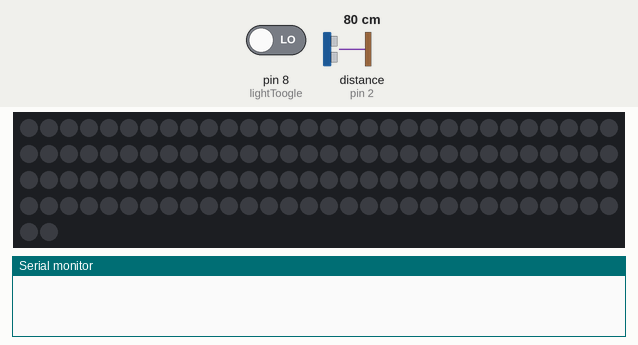
Recording of a sketch running on a simulated Arduino Uno, built with avr-gcc and run on an emulated ATmega328P. Shown: 122 RGB LEDs in strip order, left to right, continuing on the next row, the last lines printed to the serial monitor. Wiring (inferred from the names in the program): ultrasonic range finder: trigger pin 3; echo pin 2. The inputs (shaded band) are chosen by the test bench; at power-on: distance to the obstacle (sensor on pin 2) 80 cm, pin 8 (lightToogle) LOW. The echo pulse lasts 58.3 µs per cm.

Above: at 1.2 s.
1.3 s: distance to the obstacle (sensor on pin 2) set to 2 cm
At 1.83 s:
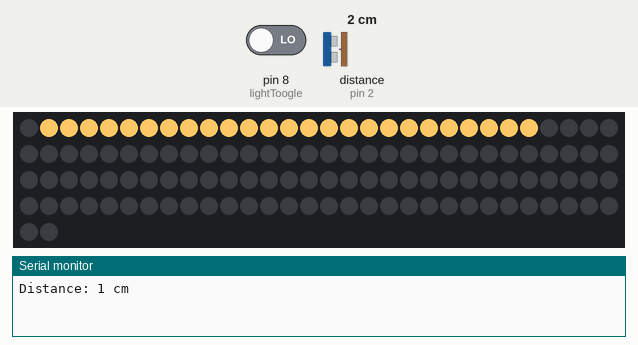
At 3.8 s:
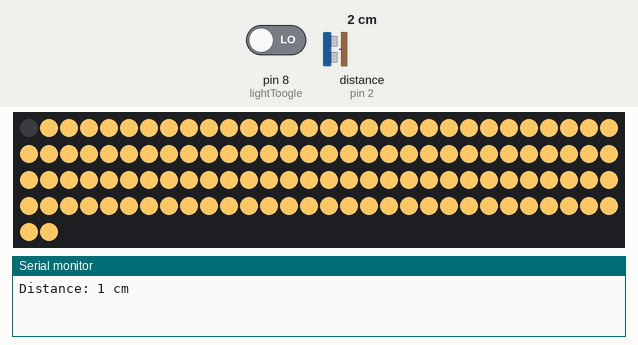
8.8 s: pin 8 (lightToogle) driven LOW
Timing chart, 0 to 11.8 s (numbered marks = the images above; inputs shaded):
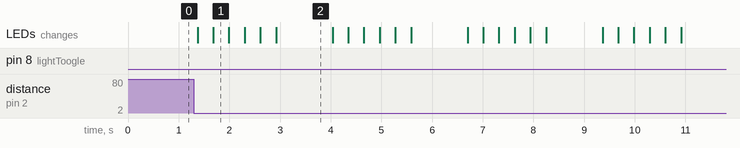

Measured:
- after the input at 1.3 s, the LEDs: first change after 0.07 s (image 1 shows a later state)

The sketch:

LEDstripEasy.ino
```cpp
#include <FastLED.h>
#define NUM_LEDS 122
#define echoPin 2 // attach pin D2 Arduino to pin Echo of HC-SR04
#define trigPin 3 //attach pin D3 Arduino to pin Trig of HC-SR04

// defines variables
long duration; // variable for the duration of sound wave travel
int distance; // variable for the distance measurement


int brightness = 255;
int distanceGlobal = 6;
bool buttonStatus = false;
bool blinkWarning = false;
bool LEDon = false;
CRGB warmColor = CRGB(255,200,100);
//CRGB warmColor1Row = CRGB(255*0.8,200,100);

CRGB leds[NUM_LEDS];
void setup() {
  FastLED.addLeds<WS2812B, 9, GRB>(leds, NUM_LEDS);
  FastLED.setBrightness(  brightness  );

  pinMode(trigPin, OUTPUT); // Sets the trigPin as an OUTPUT
  pinMode(echoPin, INPUT); // Sets the echoPin as an INPUT
  Serial.begin(9600); // // Serial Communication is starting with 9600 of baudrate speed

  pinMode(8,INPUT);
}
void showAll(int delayC) {
  FastLED.show();
  delay(delayC);
}

void warningLight(int count, int delayMs) {
  FastLED.setBrightness(  5  );
    for(int k=0; k<count; k++) {
      for(int i=0;i<5; i++) {
          leds[i] = 0;
      }
      showAll(delayMs);
      for(int i=0;i<5; i++) {
          leds[i] = CRGB(255,0,0);
      }
      showAll(delayMs);
    }
    FastLED.setBrightness(  brightness  );
    for(int i=0;i<NUM_LEDS; i++) {
          leds[i] = 0;
    }
    showAll(3);
}

bool checkForContact() {
  /* Trigrovat lze jak tlacitkem, tak radarem + zablika ledka když je pin ve shortu */
  bool statusRead = digitalRead(8);
  if(statusRead != buttonStatus) {
    if(LEDon == true && statusRead == true) blinkWarning = true;
    buttonStatus = statusRead;
    Serial.print("BUTTON IS PRESSED! \n");
    return true;
  }

  // button check
    // Clears the trigPin condition
  digitalWrite(trigPin, LOW);
  delayMicroseconds(2);
  // Sets the trigPin HIGH (ACTIVE) for 10 microseconds
  digitalWrite(trigPin, HIGH);
  delayMicroseconds(10);
  digitalWrite(trigPin, LOW);
  // Reads the echoPin, returns the sound wave travel time in microseconds
  duration = pulseIn(echoPin, HIGH);
  // Calculating the distance
  distance = duration * 0.034 / 2; // Speed of sound wave divided by 2 (go and back)
  // Displays the distance on the Serial Monitor
  if(distance < distanceGlobal) {
    Serial.print("Distance: ");
    Serial.print(distance);
    Serial.println(" cm");
    if(buttonStatus == true && LEDon!=false) blinkWarning = true;
    return true;
  }
  return false;

}
bool checkForContact2() {
  /* Tlacitko zapina natvrdo svetlo, to nejde vypnout jinak nez tlacitkem */
  bool statusRead = digitalRead(8);
  if(buttonStatus != statusRead) {
    buttonStatus = statusRead;
    if(LEDon != statusRead) return true;
  } else if(!statusRead) {
    // Clears the trigPin condition
    digitalWrite(trigPin, LOW);
    delayMicroseconds(2);
    // Sets the trigPin HIGH (ACTIVE) for 10 microseconds
    digitalWrite(trigPin, HIGH);
    delayMicroseconds(10);
    digitalWrite(trigPin, LOW);
    // Reads the echoPin, returns the sound wave travel time in microseconds
    duration = pulseIn(echoPin, HIGH);
    // Calculating the distance
    distance = duration * 0.034 / 2; // Speed of sound wave divided by 2 (go and back)
    // Displays the distance on the Serial Monitor
    if(distance < distanceGlobal) {
      Serial.print("Distance: ");
      Serial.print(distance);
      Serial.println(" cm");
      //if(buttonStatus == true && LEDon!=false) blinkWarning = true;
      return true;
    }
  }
  /*
  if(statusRead != buttonStatus) {
    if(LEDon == true && statusRead == true) blinkWarning = true;
    buttonStatus = statusRead;
    Serial.print("BUTTON IS PRESSED! \n");
    return true;
  }*/
  return false;
}


void lightToogle() {
   if(!LEDon) {
      for(int i=1;i<NUM_LEDS; i++) {
        leds[i] = warmColor;
        showAll(8);
      }
      LEDon = true;
   } else {
    for(int i=1;i<NUM_LEDS; i++) {
        leds[i] = CRGB(0,0,0);
        showAll(8);
      }
      LEDon = false;
   }
   if(blinkWarning) {
    blinkWarning = false;
    warningLight(3, 300);
    buttonStatus = digitalRead(8);
   }
}

void loop() {
  if(checkForContact2()) {
    //leds[0] = CRGB::Green;
    lightToogle();
    delay(1000);
  } else {
    //leds[0] = CRGB::Red;
    //showAll(30);
  }
  delay(100);
}
```
